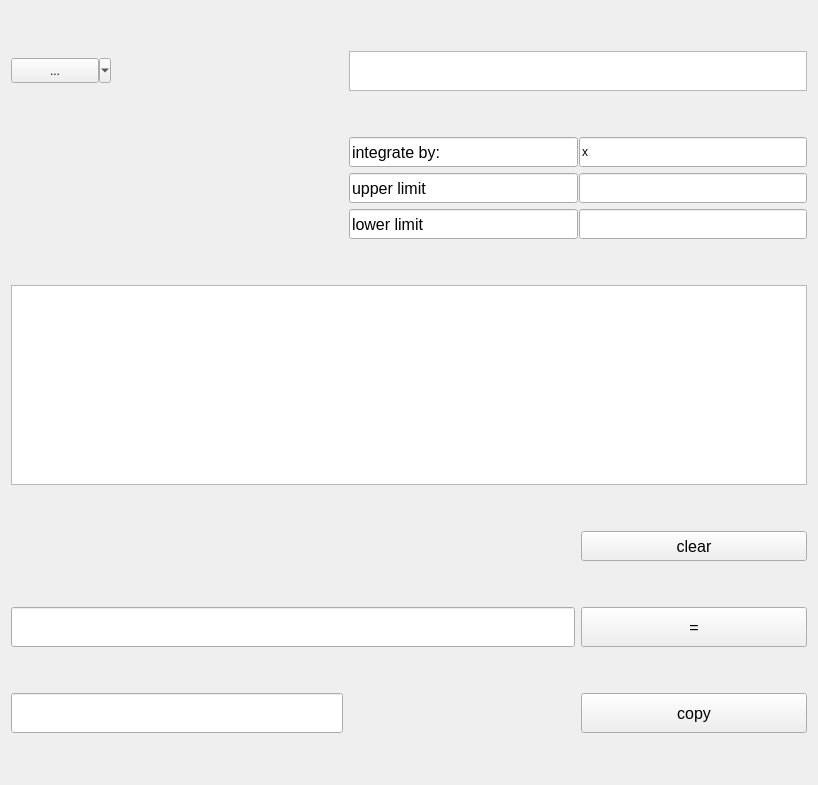
<?xml version="1.0" encoding="UTF-8"?>
<ui version="4.0">
 <class>integralVisualCalculator</class>
 <widget class="QWidget" name="integralVisualCalculator">
  <property name="geometry">
   <rect>
    <x>0</x>
    <y>0</y>
    <width>818</width>
    <height>785</height>
   </rect>
  </property>
  <property name="windowTitle">
   <string>Form</string>
  </property>
  <layout class="QHBoxLayout" name="horizontalLayout">
   <item>
    <layout class="QHBoxLayout" name="centralWidget">
     <item>
      <layout class="QGridLayout" name="mainGrid">
       <item row="7" column="0" colspan="2">
        <widget class="QLineEdit" name="showResult">
         <property name="minimumSize">
          <size>
           <width>0</width>
           <height>40</height>
          </size>
         </property>
         <property name="dragEnabled">
          <bool>false</bool>
         </property>
         <property name="readOnly">
          <bool>true</bool>
         </property>
        </widget>
       </item>
       <item row="5" column="3">
        <widget class="QPushButton" name="equalBtn">
         <property name="minimumSize">
          <size>
           <width>60</width>
           <height>40</height>
          </size>
         </property>
         <property name="font">
          <font>
           <pointsize>12</pointsize>
          </font>
         </property>
         <property name="text">
          <string>=</string>
         </property>
        </widget>
       </item>
       <item row="0" column="0">
        <widget class="QToolButton" name="menuChoice">
         <property name="sizePolicy">
          <sizepolicy hsizetype="Maximum" vsizetype="Fixed">
           <horstretch>100</horstretch>
           <verstretch>25</verstretch>
          </sizepolicy>
         </property>
         <property name="minimumSize">
          <size>
           <width>100</width>
           <height>25</height>
          </size>
         </property>
         <property name="mouseTracking">
          <bool>true</bool>
         </property>
         <property name="focusPolicy">
          <enum>Qt::TabFocus</enum>
         </property>
         <property name="autoFillBackground">
          <bool>false</bool>
         </property>
         <property name="text">
          <string>...</string>
         </property>
         <property name="checkable">
          <bool>true</bool>
         </property>
         <property name="checked">
          <bool>false</bool>
         </property>
         <property name="popupMode">
          <enum>QToolButton::MenuButtonPopup</enum>
         </property>
         <property name="toolButtonStyle">
          <enum>Qt::ToolButtonIconOnly</enum>
         </property>
        </widget>
       </item>
       <item row="5" column="0" colspan="3">
        <widget class="QLineEdit" name="lineEdit">
         <property name="minimumSize">
          <size>
           <width>100</width>
           <height>40</height>
          </size>
         </property>
         <property name="text">
          <string/>
         </property>
        </widget>
       </item>
       <item row="3" column="3">
        <widget class="QPushButton" name="clearBtn">
         <property name="minimumSize">
          <size>
           <width>60</width>
           <height>30</height>
          </size>
         </property>
         <property name="font">
          <font>
           <pointsize>12</pointsize>
          </font>
         </property>
         <property name="text">
          <string>clear</string>
         </property>
        </widget>
       </item>
       <item row="2" column="0" colspan="4">
        <widget class="QTextEdit" name="textShow">
         <property name="enabled">
          <bool>true</bool>
         </property>
         <property name="minimumSize">
          <size>
           <width>120</width>
           <height>100</height>
          </size>
         </property>
         <property name="maximumSize">
          <size>
           <width>16777215</width>
           <height>200</height>
          </size>
         </property>
         <property name="font">
          <font>
           <pointsize>16</pointsize>
          </font>
         </property>
         <property name="readOnly">
          <bool>true</bool>
         </property>
        </widget>
       </item>
       <item row="0" column="2" colspan="2">
        <widget class="QListWidget" name="historyList">
         <property name="sizePolicy">
          <sizepolicy hsizetype="Minimum" vsizetype="Minimum">
           <horstretch>0</horstretch>
           <verstretch>0</verstretch>
          </sizepolicy>
         </property>
         <property name="minimumSize">
          <size>
           <width>0</width>
           <height>40</height>
          </size>
         </property>
         <property name="contextMenuPolicy">
          <enum>Qt::NoContextMenu</enum>
         </property>
         <property name="lineWidth">
          <number>10</number>
         </property>
         <property name="midLineWidth">
          <number>10</number>
         </property>
         <property name="autoScroll">
          <bool>false</bool>
         </property>
         <property name="autoScrollMargin">
          <number>8</number>
         </property>
         <property name="showDropIndicator" stdset="0">
          <bool>false</bool>
         </property>
         <property name="sortingEnabled">
          <bool>false</bool>
         </property>
        </widget>
       </item>
       <item row="7" column="3">
        <widget class="QPushButton" name="copyBtn">
         <property name="minimumSize">
          <size>
           <width>60</width>
           <height>40</height>
          </size>
         </property>
         <property name="font">
          <font>
           <pointsize>12</pointsize>
          </font>
         </property>
         <property name="text">
          <string>copy</string>
         </property>
        </widget>
       </item>
       <item row="1" column="2" colspan="2">
        <layout class="QVBoxLayout" name="integralLimits">
         <item>
          <layout class="QHBoxLayout" name="variableChoiceLaout">
           <property name="spacing">
            <number>1</number>
           </property>
           <property name="sizeConstraint">
            <enum>QLayout::SetMinimumSize</enum>
           </property>
           <property name="leftMargin">
            <number>0</number>
           </property>
           <property name="topMargin">
            <number>0</number>
           </property>
           <property name="rightMargin">
            <number>0</number>
           </property>
           <item>
            <widget class="QLineEdit" name="lineEditVariable">
             <property name="minimumSize">
              <size>
               <width>30</width>
               <height>30</height>
              </size>
             </property>
             <property name="font">
              <font>
               <pointsize>12</pointsize>
              </font>
             </property>
             <property name="text">
              <string>integrate by:</string>
             </property>
             <property name="readOnly">
              <bool>true</bool>
             </property>
            </widget>
           </item>
           <item>
            <widget class="QLineEdit" name="lineEditChoiceVariable">
             <property name="minimumSize">
              <size>
               <width>30</width>
               <height>30</height>
              </size>
             </property>
             <property name="text">
              <string>x</string>
             </property>
            </widget>
           </item>
          </layout>
         </item>
         <item>
          <layout class="QHBoxLayout" name="upperLimitLaout">
           <property name="spacing">
            <number>1</number>
           </property>
           <property name="sizeConstraint">
            <enum>QLayout::SetMinimumSize</enum>
           </property>
           <item>
            <widget class="QLineEdit" name="lineEditUpperLimit">
             <property name="minimumSize">
              <size>
               <width>30</width>
               <height>30</height>
              </size>
             </property>
             <property name="font">
              <font>
               <pointsize>12</pointsize>
              </font>
             </property>
             <property name="text">
              <string>upper limit</string>
             </property>
             <property name="readOnly">
              <bool>true</bool>
             </property>
            </widget>
           </item>
           <item>
            <widget class="QLineEdit" name="lineEditChoiceUpperLimit">
             <property name="minimumSize">
              <size>
               <width>30</width>
               <height>30</height>
              </size>
             </property>
            </widget>
           </item>
          </layout>
         </item>
         <item>
          <layout class="QHBoxLayout" name="lowetLimitLaout" stretch="0,0">
           <property name="spacing">
            <number>1</number>
           </property>
           <property name="sizeConstraint">
            <enum>QLayout::SetMinimumSize</enum>
           </property>
           <item>
            <widget class="QLineEdit" name="lineEditLowerLimit">
             <property name="minimumSize">
              <size>
               <width>30</width>
               <height>30</height>
              </size>
             </property>
             <property name="font">
              <font>
               <pointsize>12</pointsize>
              </font>
             </property>
             <property name="text">
              <string>lower limit</string>
             </property>
             <property name="readOnly">
              <bool>true</bool>
             </property>
            </widget>
           </item>
           <item>
            <widget class="QLineEdit" name="lineEditChoiceLowerLimit">
             <property name="minimumSize">
              <size>
               <width>30</width>
               <height>30</height>
              </size>
             </property>
            </widget>
           </item>
          </layout>
         </item>
        </layout>
       </item>
      </layout>
     </item>
    </layout>
   </item>
  </layout>
 </widget>
 <resources/>
 <connections/>
</ui>
